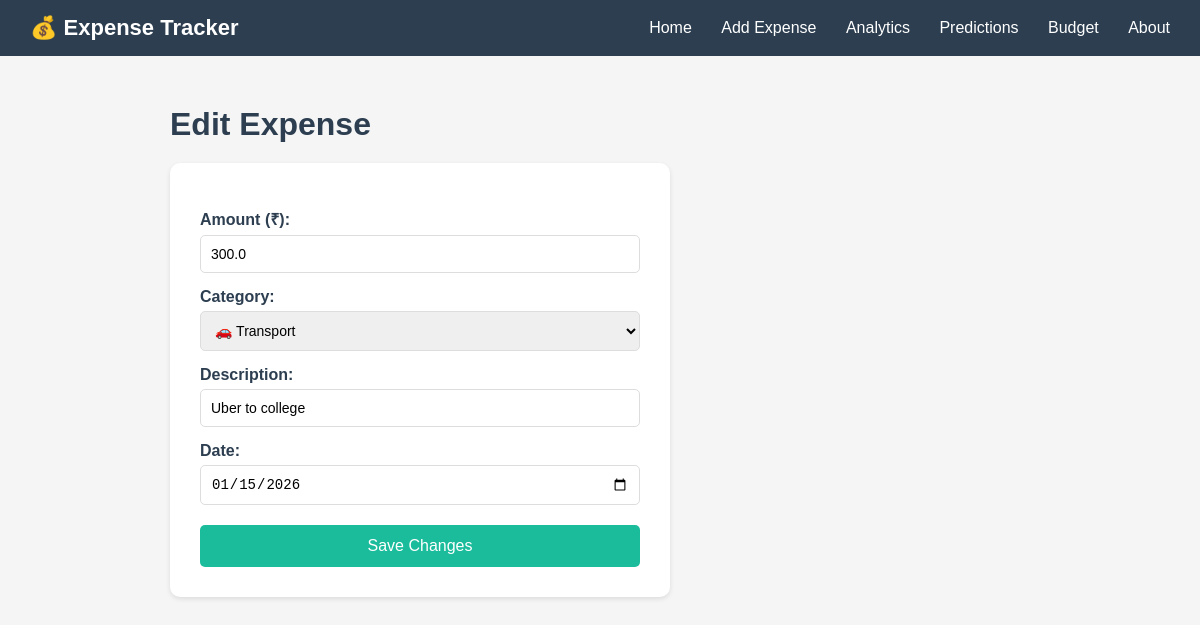
The app's page /edit/10, older data.
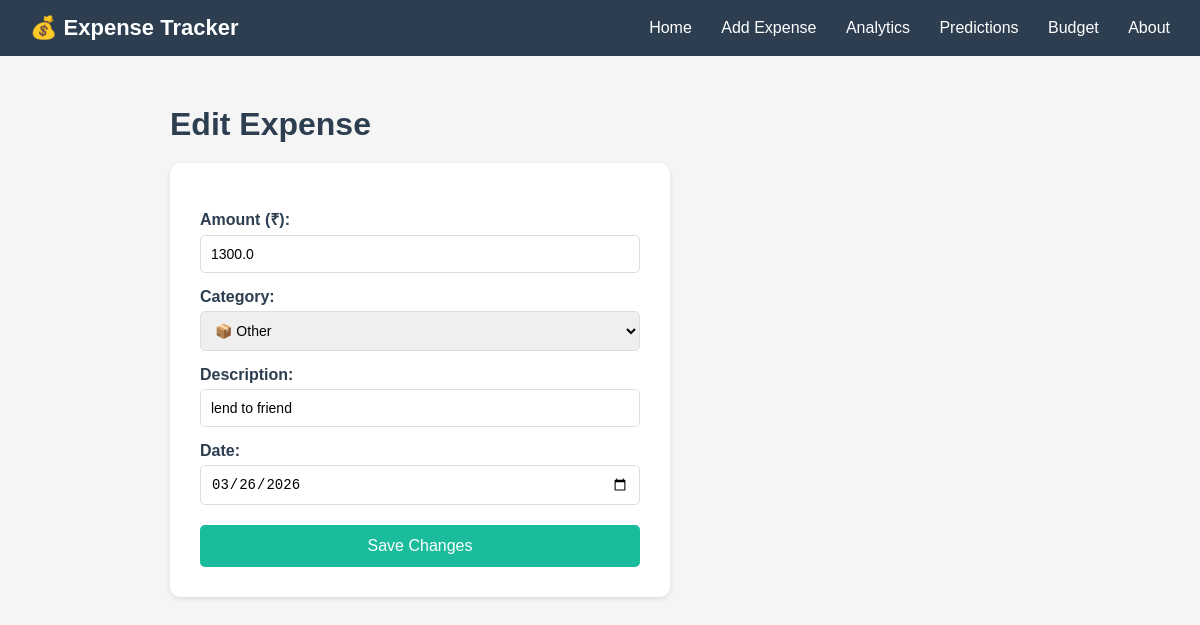
The same page, newer data.
### tables this page shows
CREATE TABLE expenses (
            id INTEGER PRIMARY KEY AUTOINCREMENT,
            amount REAL NOT NULL,
            category TEXT NOT NULL,
            description TEXT,
            date TEXT NOT NULL
        );

### app.py (the view, shortened to what this page needs)
@app.route('/edit/<int:id>', methods=['GET', 'POST'])
def edit(id):
    conn = get_db_connection()
    expense = conn.execute(
        'SELECT * FROM expenses WHERE id = ?', (id,)
    ).fetchone()
    conn.close()
    return render_template('edit.html', expense = expense)

### app.py (called while the page is built)
def get_db_connection():
    conn = sqlite3.connect('expenses.db')
    conn.row_factory = sqlite3.Row
    return conn

### templates/edit.html (shortened to what this page needs)
{% extends 'base.html' %}
{% block content %}
    <h1>Edit Expense</h1>
    <form method="POST" action="/edit/{{ expense['id'] }}">
        <label for="amount">Amount (₹):</label>
        <input type="number" id="amount" name="amount"
               value="{{ expense['amount'] }}" required>
        <label for="category">Category:</label>
        <select id="category" name="category" required>
            <option value="Transport" {% if expense['category'] == 'Transport' %}selected{% endif %}>🚗 Transport</option>
            <option value="Other" {% if expense['category'] == 'Other' %}selected{% endif %}>📦 Other</option>
        </select>
        <label for="description">Description:</label>
        <input type="text" id="description" name="description"
               value="{{ expense['description'] }}" >
        <label for="date">Date:</label>
        <input type="date" id="date" name="date"
               value="{{ expense['date'] }}" required>
        <button type="submit">Save Changes</button>
    </form>
{% endblock %}

### templates/base.html (shortened to what this page needs)
<!DOCTYPE html>
<html lang="en">
<head>
    <link rel="stylesheet" href="{{ url_for('static', filename='style.css') }}">
</head>
<body>
    <nav>
        <div class="logo">💰 Expense Tracker</div>
        <div class="nav-links">
            <a href="/">Home</a>
            <a href="/add">Add Expense</a>
            <a href="/analytics">Analytics</a>
            <a href="/predictions">Predictions</a>
            <a href="/budget">Budget</a>
            <a href="/about">About</a>
        </div>
    </nav>
    <div class="container">
        {% block content %}
        {% endblock %}
    </div>
</body>
</html>

### static/style.css (style rules this page uses)
* { margin: 0; padding: 0; box-sizing: border-box; }
body { font-family: Arial, sans-serif; background-color: #f5f5f5; color: #333; }
nav { background-color: #2c3e50; padding: 15px 30px; display: flex; justify-content: space-between; align-items: center; }
.logo { color: white; font-size: 22px; font-weight: bold; }
.nav-links a { color: white; text-decoration: none; margin-left: 25px; font-size: 16px; }
.container { max-width: 900px; margin: 30px auto; padding: 20px; }
h1 { color: #2c3e50; margin-bottom: 20px; }
form { background: white; padding: 30px; border-radius: 10px; box-shadow: 0 2px 5px rgba(0,0,0,0.1); max-width: 500px; }
label { display: block; margin-top: 15px; margin-bottom: 5px; font-weight: bold; color: #2c3e50; }
input, select { width: 100%; padding: 10px; border: 1px solid #ddd; border-radius: 5px; font-size: 14px; }
button { margin-top: 20px; padding: 12px 30px; background-color: #1abc9c; color: white; border: none; border-radius: 5px; font-size: 16px; cursor: pointer; width: 100%; }

Row changes from the older to the newer data that the page shows:
changed expenses: amount "300.0" → "1300.0"; category "🚗 Transport" → "📦 Other"; description "Uber to college" → "lend to friend"; date "01/15/2026" → "03/26/2026"
